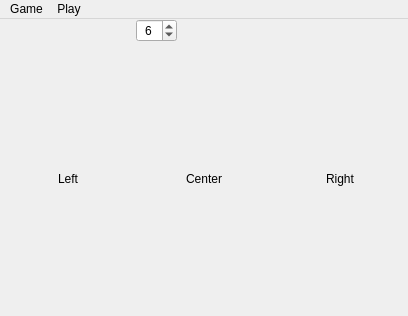
<?xml version="1.0" encoding="UTF-8"?>
<ui version="4.0">
 <class>HanoiWindow</class>
 <widget class="QMainWindow" name="HanoiWindow">
  <property name="geometry">
   <rect>
    <x>0</x>
    <y>0</y>
    <width>408</width>
    <height>316</height>
   </rect>
  </property>
  <property name="sizePolicy">
   <sizepolicy hsizetype="Expanding" vsizetype="Expanding">
    <horstretch>0</horstretch>
    <verstretch>0</verstretch>
   </sizepolicy>
  </property>
  <property name="minimumSize">
   <size>
    <width>225</width>
    <height>125</height>
   </size>
  </property>
  <property name="windowTitle">
   <string>HanoiWindow</string>
  </property>
  <widget class="QWidget" name="centralWidget">
   <layout class="QGridLayout" name="gridLayout">
    <property name="leftMargin">
     <number>0</number>
    </property>
    <property name="topMargin">
     <number>0</number>
    </property>
    <property name="rightMargin">
     <number>0</number>
    </property>
    <property name="bottomMargin">
     <number>0</number>
    </property>
    <property name="spacing">
     <number>0</number>
    </property>
    <item row="2" column="2">
     <widget class="QPushButton" name="btnRight">
      <property name="sizePolicy">
       <sizepolicy hsizetype="Expanding" vsizetype="Expanding">
        <horstretch>0</horstretch>
        <verstretch>0</verstretch>
       </sizepolicy>
      </property>
      <property name="text">
       <string>Right</string>
      </property>
      <property name="flat">
       <bool>true</bool>
      </property>
     </widget>
    </item>
    <item row="2" column="0">
     <widget class="QPushButton" name="btnLeft">
      <property name="sizePolicy">
       <sizepolicy hsizetype="Expanding" vsizetype="Expanding">
        <horstretch>0</horstretch>
        <verstretch>0</verstretch>
       </sizepolicy>
      </property>
      <property name="text">
       <string>Left</string>
      </property>
      <property name="flat">
       <bool>true</bool>
      </property>
     </widget>
    </item>
    <item row="2" column="1">
     <widget class="QPushButton" name="btnCenter">
      <property name="sizePolicy">
       <sizepolicy hsizetype="Expanding" vsizetype="Expanding">
        <horstretch>0</horstretch>
        <verstretch>0</verstretch>
       </sizepolicy>
      </property>
      <property name="text">
       <string>Center</string>
      </property>
      <property name="flat">
       <bool>true</bool>
      </property>
     </widget>
    </item>
    <item row="0" column="1">
     <widget class="QSpinBox" name="sbNumDisks">
      <property name="enabled">
       <bool>true</bool>
      </property>
      <property name="sizePolicy">
       <sizepolicy hsizetype="Fixed" vsizetype="Fixed">
        <horstretch>0</horstretch>
        <verstretch>0</verstretch>
       </sizepolicy>
      </property>
      <property name="alignment">
       <set>Qt::AlignCenter</set>
      </property>
      <property name="minimum">
       <number>1</number>
      </property>
      <property name="maximum">
       <number>12</number>
      </property>
      <property name="value">
       <number>6</number>
      </property>
     </widget>
    </item>
   </layout>
  </widget>
  <widget class="QMenuBar" name="menuBar">
   <property name="geometry">
    <rect>
     <x>0</x>
     <y>0</y>
     <width>408</width>
     <height>21</height>
    </rect>
   </property>
   <widget class="QMenu" name="menuGame">
    <property name="title">
     <string>Game</string>
    </property>
    <addaction name="actionNew_Game"/>
    <addaction name="actionSet_Disks"/>
    <addaction name="actionExit"/>
   </widget>
   <widget class="QMenu" name="menuPlay">
    <property name="title">
     <string>Play</string>
    </property>
    <addaction name="actionReset_Game"/>
    <addaction name="actionUndo_Move"/>
    <addaction name="separator"/>
    <addaction name="actionAuto_Play"/>
    <addaction name="actionUndo_All"/>
   </widget>
   <addaction name="menuGame"/>
   <addaction name="menuPlay"/>
  </widget>
  <action name="actionNew_Game">
   <property name="text">
    <string>New Game</string>
   </property>
  </action>
  <action name="actionSet_Disks">
   <property name="text">
    <string>Set Disks</string>
   </property>
  </action>
  <action name="actionExit">
   <property name="text">
    <string>Exit</string>
   </property>
  </action>
  <action name="actionReset_Game">
   <property name="text">
    <string>Reset Game</string>
   </property>
  </action>
  <action name="actionUndo_Move">
   <property name="text">
    <string>Undo Move</string>
   </property>
   <property name="shortcut">
    <string>Ctrl+Z</string>
   </property>
  </action>
  <action name="actionAuto_Play">
   <property name="text">
    <string>Auto-Play</string>
   </property>
  </action>
  <action name="actionUndo_All">
   <property name="text">
    <string>Undo All</string>
   </property>
  </action>
 </widget>
 <layoutdefault spacing="6" margin="11"/>
 <resources/>
 <connections/>
</ui>
